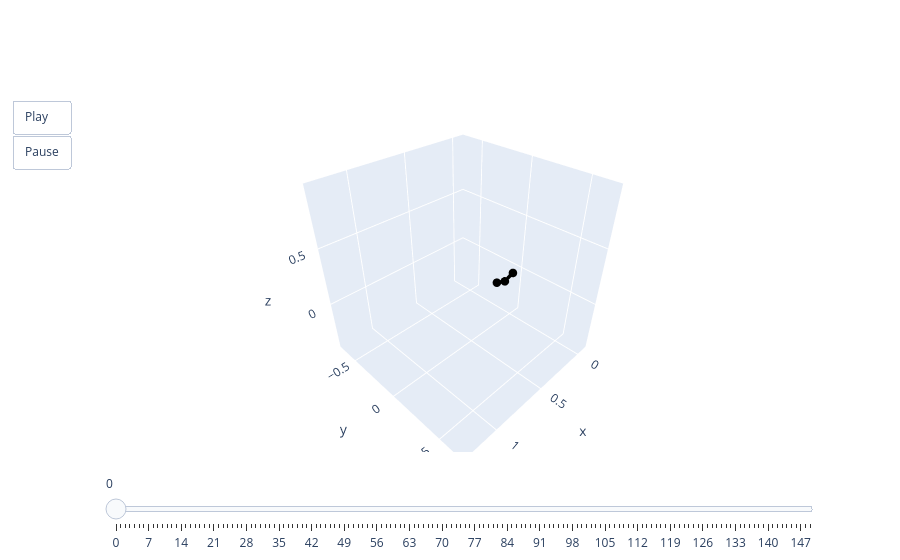

Source (notebook cell):
### Code cell
animate(pred[0])

### Figure 1 — Plotly figure (JSON) as saved in the notebook; plotly's stock layout.template omitted (floating-point values rounded to 4 significant figures)
{"data": [{"line": {"color": "black", "width": 7}, "marker": {"size": 5}, "mode": "lines+markers", "type": "scatter3d", "x": [0, 0.1022, 0.2067], "y": [0, 0, 0], "z": [0, -0.03553, 0.004]}], "layout": {"scene": {"aspectmode": "cube", "xaxis": {"autorange": false, "range": [-0.12, 1.32]}, "yaxis": {"autorange": false, "range": [-0.72, 0.72]}, "zaxis": {"autorange": false, "range": [-0.4529, 0.9871]}}, "sliders": [{"steps": [{"args": [["0"], {"frame": {"duration": 0, "redraw": true}, "mode": "immediate"}], "label": "0", "method": "animate"}, {"args": [["1"], {"frame": {"duration": 0, "redraw": true}, "mode": "immediate"}], "label": "1", "method": "animate"}, {"args": [["2"], {"frame": {"duration": 0, "redraw": true}, "mode": "immediate"}], "label": "2", "method": "animate"}, {"args": [["3"], {"frame": {"duration": 0, "redraw": true}, "mode": "immediate"}], "label": "3", "method": "animate"}, {"args": [["4"], {"frame": {"duration": 0, "redraw": true}, "mode": "immediate"}], "label": "4", "method": "animate"}, {"args": [["5"], {"frame": {"duration": 0, "redraw": true}, "mode": "immediate"}], "label": "5", "method": "animate"}, {"args": [["6"], {"frame": {"duration": 0, "redraw": true}, "mode": "immediate"}], "label": "6", "method": "animate"}, {"args": [["7"], {"frame": {"duration": 0, "redraw": true}, "mode": "immediate"}], "label": "7", "method": "animate"}, {"args": [["8"], {"frame": {"duration": 0, "redraw": true}, "mode": "immediate"}], "label": "8", "method": "animate"}, {"args": [["9"], {"frame": {"duration": 0, "redraw": true}, "mode": "immediate"}], "label": "9", "method": "animate"}, {"args": [["10"], {"frame": {"duration": 0, "redraw": true}, "mode": "immediate"}], "label": "10", "method": "animate"}, {"args": [["11"], {"frame": {"duration": 0, "redraw": true}, "mode": "immediate"}], "label": "11", "method": "animate"}, {"args": [["12"], {"frame": {"duration": 0, "redraw": true}, "mode": "immediate"}], "label": "12", "method": "animate"}, {"args": [["13"], {"frame": {"duration": 0, "redraw": true}, "mode": "immediate"}], "label": "13", "method": "animate"}, {"args": [["14"], {"frame": {"duration": 0, "redraw": true}, "mode": "immediate"}], "label": "14", "method": "animate"}, {"args": [["15"], {"frame": {"duration": 0, "redraw": true}, "mode": "immediate"}], "label": "15", "method": "animate"}, {"args": [["16"], {"frame": {"duration": 0, "redraw": true}, "mode": "immediate"}], "label": "16", "method": "animate"}, {"args": [["17"], {"frame": {"duration": 0, "redraw": true}, "mode": "immediate"}], "label": "17", "method": "animate"}, {"args": [["18"], {"frame": {"duration": 0, "redraw": true}, "mode": "immediate"}], "label": "18", "method": "animate"}, {"args": [["19"], {"frame": {"duration": 0, "redraw": true}, "mode": "immediate"}], "label": "19", "method": "animate"}, {"args": [["20"], {"frame": {"duration": 0, "redraw": true}, "mode": "immediate"}], "label": "20", "method": "animate"}, {"args": [["21"], {"frame": {"duration": 0, "redraw": true}, "mode": "immediate"}], "label": "21", "method": "animate"}, {"args": [["22"], {"frame": {"duration": 0, "redraw": true}, "mode": "immediate"}], "label": "22", "method": "animate"}, {"args": [["23"], {"frame": {"duration": 0, "redraw": true}, "mode": "immediate"}], "label": "23", "method": "animate"}, {"args": [["24"], {"frame": {"duration": 0, "redraw": true}, "mode": "immediate"}], "label": "24", "method": "animate"}, {"args": [["25"], {"frame": {"duration": 0, "redraw": true}, "mode": "immediate"}], "label": "25", "method": "animate"}, {"args": [["26"], {"frame": {"duration": 0, "redraw": true}, "mode": "immediate"}], "label": "26", "method": "animate"}, {"args": [["27"], {"frame": {"duration": 0, "redraw": true}, "mode": "immediate"}], "label": "27", "method": "animate"}, {"args": [["28"], {"frame": {"duration": 0, "redraw": true}, "mode": "immediate"}], "label": "28", "method": "animate"}, {"args": [["29"], {"frame": {"duration": 0, "redraw": true}, "mode": "immediate"}], "label": "29", "method": "animate"}, {"args": [["30"], {"frame": {"duration": 0, "redraw": true}, "mode": "immediate"}], "label": "30", "method": "animate"}, {"args": [["31"], {"frame": {"duration": 0, "redraw": true}, "mode": "immediate"}], "label": "31", "method": "animate"}, {"args": [["32"], {"frame": {"duration": 0, "redraw": true}, "mode": "immediate"}], "label": "32", "method": "animate"}, {"args": [["33"], {"frame": {"duration": 0, "redraw": true}, "mode": "immediate"}], "label": "33", "method": "animate"}, {"args": [["34"], {"frame": {"duration": 0, "redraw": true}, "mode": "immediate"}], "label": "34", "method": "animate"}, {"args": [["35"], {"frame": {"duration": 0, "redraw": true}, "mode": "immediate"}], "label": "35", "method": "animate"}, {"args": [["36"], {"frame": {"duration": 0, "redraw": true}, "mode": "immediate"}], "label": "36", "method": "animate"}, {"args": [["37"], {"frame": {"duration": 0, "redraw": true}, "mode": "immediate"}], "label": "37", "method": "animate"}, {"args": [["38"], {"frame": {"duration": 0, "redraw": true}, "mode": "immediate"}], "label": "38", "method": "animate"}, {"args": [["39"], {"frame": {"duration": 0, "redraw": true}, "mode": "immediate"}], "label": "39", "method": "animate"}, {"args": [["40"], {"frame": {"duration": 0, "redraw": true}, "mode": "immediate"}], "label": "40", "method": "animate"}, {"args": [["41"], {"frame": {"duration": 0, "redraw": true}, "mode": "immediate"}], "label": "41", "method": "animate"}, {"args": [["42"], {"frame": {"duration": 0, "redraw": true}, "mode": "immediate"}], "label": "42", "method": "animate"}, {"args": [["43"], {"frame": {"duration": 0, "redraw": true}, "mode": "immediate"}], "label": "43", "method": "animate"}, {"args": [["44"], {"frame": {"duration": 0, "redraw": true}, "mode": "immediate"}], "label": "44", "method": "animate"}, {"args": [["45"], {"frame": {"duration": 0, "redraw": true}, "mode": "immediate"}], "label": "45", "method": "animate"}, {"args": [["46"], {"frame": {"duration": 0, "redraw": true}, "mode": "immediate"}], "label": "46", "method": "animate"}, {"args": [["47"], {"frame": {"duration": 0, "redraw": true}, "mode": "immediate"}], "label": "47", "method": "animate"}, {"args": [["48"], {"frame": {"duration": 0, "redraw": true}, "mode": "immediate"}], "label": "48", "method": "animate"}, {"args": [["49"], {"frame": {"duration": 0, "redraw": true}, "mode": "immediate"}], "label": "49", "method": "animate"}, {"args": [["50"], {"frame": {"duration": 0, "redraw": true}, "mode": "immediate"}], "label": "50", "method": "animate"}, {"args": [["51"], {"frame": {"duration": 0, "redraw": true}, "mode": "immediate"}], "label": "51", "method": "animate"}, {"args": [["52"], {"frame": {"duration": 0, "redraw": true}, "mode": "immediate"}], "label": "52", "method": "animate"}, {"args": [["53"], {"frame": {"duration": 0, "redraw": true}, "mode": "immediate"}], "label": "53", "method": "animate"}, {"args": [["54"], {"frame": {"duration": 0, "redraw": true}, "mode": "immediate"}], "label": "54", "method": "animate"}, {"args": [["55"], {"frame": {"duration": 0, "redraw": true}, "mode": "immediate"}], "label": "55", "method": "animate"}, {"args": [["56"], {"frame": {"duration": 0, "redraw": true}, "mode": "immediate"}], "label": "56", "method": "animate"}, {"args": [["57"], {"frame": {"duration": 0, "redraw": true}, "mode": "immediate"}], "label": "57", "method": "animate"}, {"args": [["58"], {"frame": {"duration": 0, "redraw": true}, "mode": "immediate"}], "label": "58", "method": "animate"}, {"args": [["59"], {"frame": {"duration": 0, "redraw": true}, "mode": "immediate"}], "label": "59", "method": "animate"}, {"args": [["60"], {"frame": {"duration": 0, "redraw": true}, "mode": "immediate"}], "label": "60", "method": "animate"}, {"args": [["61"], {"frame": {"duration": 0, "redraw": true}, "mode": "immediate"}], "label": "61", "method": "animate"}, {"args": [["62"], {"frame": {"duration": 0, "redraw": true}, "mode": "immediate"}], "label": "62", "method": "animate"}, {"args": [["63"], {"frame": {"duration": 0, "redraw": true}, "mode": "immediate"}], "label": "63", "method": "animate"}, {"args": [["64"], {"frame": {"duration": 0, "redraw": true}, "mode": "immediate"}], "label": "64", "method": "animate"}, {"args": [["65"], {"frame": {"duration": 0, "redraw": true}, "mode": "immediate"}], "label": "65", "method": "animate"}, {"args": [["66"], {"frame": {"duration": 0, "redraw": true}, "mode": "immediate"}], "label": "66", "method": "animate"}, {"args": [["67"], {"frame": {"duration": 0, "redraw": true}, "mode": "immediate"}], "label": "67", "method": "animate"}, {"args": [["68"], {"frame": {"duration": 0, "redraw": true}, "mode": "immediate"}], "label": "68", "method": "animate"}, {"args": [["69"], {"frame": {"duration": 0, "redraw": true}, "mode": "immediate"}], "label": "69", "method": "animate"}, {"args": [["70"], {"frame": {"duration": 0, "redraw": true}, "mode": "immediate"}], "label": "70", "method": "animate"}, {"args": [["71"], {"frame": {"duration": 0, "redraw": true}, "mode": "immediate"}], "label": "71", "method": "animate"}, {"args": [["72"], {"frame": {"duration": 0, "redraw": true}, "mode": "immediate"}], "label": "72", "method": "animate"}, {"args": [["73"], {"frame": {"duration": 0, "redraw": true}, "mode": "immediate"}], "label": "73", "method": "animate"}, {"args": [["74"], {"frame": {"duration": 0, "redraw": true}, "mode": "immediate"}], "label": "74", "method": "animate"}, {"args": [["75"], {"frame": {"duration": 0, "redraw": true}, "mode": "immediate"}], "label": "75", "method": "animate"}, {"args": [["76"], {"frame": {"duration": 0, "redraw": true}, "mode": "immediate"}], "label": "76", "method": "animate"}, {"args": [["77"], {"frame": {"duration": 0, "redraw": true}, "mode": "immediate"}], "label": "77", "method": "animate"}, {"args": [["78"], {"frame": {"duration": 0, "redraw": true}, "mode": "immediate"}], "label": "78", "method": "animate"}, {"args": [["79"], {"frame": {"duration": 0, "redraw": true}, "mode": "immediate"}], "label": "79", "method": "animate"}, {"args": [["80"], {"frame": {"duration": 0, "redraw": true}, "mode": "immediate"}], "label": "80", "method": "animate"}, {"args": [["81"], {"frame": {"duration": 0, "redraw": true}, "mode": "immediate"}], "label": "81", "method": "animate"}, {"args": [["82"], {"frame": {"duration": 0, "redraw": true}, "mode": "immediate"}], "label": "82", "method": "animate"}, {"args": [["83"], {"frame": {"duration": 0, "redraw": true}, "mode": "immediate"}], "label": "83", "method": "animate"}, {"args": [["84"], {"frame": {"duration": 0, "redraw": true}, "mode": "immediate"}], "label": "84", "method": "animate"}, {"args": [["85"], {"frame": {"duration": 0, "redraw": true}, "mode": "immediate"}], "label": "85", "method": "animate"}, {"args": [["86"], {"frame": {"duration": 0, "redraw": true}, "mode": "immediate"}], "label": "86", "method": "animate"}, {"args": [["87"], {"frame": {"duration": 0, "redraw": true}, "mode": "immediate"}], "label": "87", "method": "animate"}, {"args": [["88"], {"frame": {"duration": 0, "redraw": true}, "mode": "immediate"}], "label": "88", "method": "animate"}, {"args": [["89"], {"frame": {"duration": 0, "redraw": true}, "mode": "immediate"}], "label": "89", "method": "animate"}, {"args": [["90"], {"frame": {"duration": 0, "redraw": true}, "mode": "immediate"}], "label": "90", "method": "animate"}, {"args": [["91"], {"frame": {"duration": 0, "redraw": true}, "mode": "immediate"}], "label": "91", "method": "animate"}, {"args": [["92"], {"frame": {"duration": 0, "redraw": true}, "mode": "immediate"}], "label": "92", "method": "animate"}, {"args": [["93"], {"frame": {"duration": 0, "redraw": true}, "mode": "immediate"}], "label": "93", "method": "animate"}, {"args": [["94"], {"frame": {"duration": 0, "redraw": true}, "mode": "immediate"}], "label": "94", "method": "animate"}, {"args": [["95"], {"frame": {"duration": 0, "redraw": true}, "mode": "immediate"}], "label": "95", "method": "animate"}, {"args": [["96"], {"frame": {"duration": 0, "redraw": true}, "mode": "immediate"}], "label": "96", "method": "animate"}, {"args": [["97"], {"frame": {"duration": 0, "redraw": true}, "mode": "immediate"}], "label": "97", "method": "animate"}, {"args": [["98"], {"frame": {"duration": 0, "redraw": true}, "mode": "immediate"}], "label": "98", "method": "animate"}, {"args": [["99"], {"frame": {"duration": 0, "redraw": true}, "mode": "immediate"}], "label": "99", "method": "animate"}, {"args": [["100"], {"frame": {"duration": 0, "redraw": true}, "mode": "immediate"}], "label": "100", "method": "animate"}, {"args": [["101"], {"frame": {"duration": 0, "redraw": true}, "mode": "immediate"}], "label": "101", "method": "animate"}, {"args": [["102"], {"frame": {"duration": 0, "redraw": true}, "mode": "immediate"}], "label": "102", "method": "animate"}, {"args": [["103"], {"frame": {"duration": 0, "redraw": true}, "mode": "immediate"}], "label": "103", "method": "animate"}, {"args": [["104"], {"frame": {"duration": 0, "redraw": true}, "mode": "immediate"}], "label": "104", "method": "animate"}, {"args": [["105"], {"frame": {"duration": 0, "redraw": true}, "mode": "immediate"}], "label": "105", "method": "animate"}, {"args": [["106"], {"frame": {"duration": 0, "redraw": true}, "mode": "immediate"}], "label": "106", "method": "animate"}, {"args": [["107"], {"frame": {"duration": 0, "redraw": true}, "mode": "immediate"}], "label": "107", "method": "animate"}, {"args": [["108"], {"frame": {"duration": 0, "redraw": true}, "mode": "immediate"}], "label": "108", "method": "animate"}, {"args": [["109"], {"frame": {"duration": 0, "redraw": true}, "mode": "immediate"}], "label": "109", "method": "animate"}, {"args": [["110"], {"frame": {"duration": 0, "redraw": true}, "mode": "immediate"}], "label": "110", "method": "animate"}, {"args": [["111"], {"frame": {"duration": 0, "redraw": true}, "mode": "immediate"}], "label": "111", "method": "animate"}, {"args": [["112"], {"frame": {"duration": 0, "redraw": true}, "mode": "immediate"}], "label": "112", "method": "animate"}, {"args": [["113"], {"frame": {"duration": 0, "redraw": true}, "mode": "immediate"}], "label": "113", "method": "animate"}, {"args": [["114"], {"frame": {"duration": 0, "redraw": true}, "mode": "immediate"}], "label": "114", "method": "animate"}, {"args": [["115"], {"frame": {"duration": 0, "redraw": true}, "mode": "immediate"}], "label": "115", "method": "animate"}, {"args": [["116"], {"frame": {"duration": 0, "redraw": true}, "mode": "immediate"}], "label": "116", "method": "animate"}, {"args": [["117"], {"frame": {"duration": 0, "redraw": true}, "mode": "immediate"}], "label": "117", "method": "animate"}, {"args": [["118"], {"frame": {"duration": 0, "redraw": true}, "mode": "immediate"}], "label": "118", "method": "animate"}, {"args": [["119"], {"frame": {"duration": 0, "redraw": true}, "mode": "immediate"}], "label": "119", "method": "animate"}, {"args": [["120"], {"frame": {"duration": 0, "redraw": true}, "mode": "immediate"}], "label": "120", "method": "animate"}, {"args": [["121"], {"frame": {"duration": 0, "redraw": true}, "mode": "immediate"}], "label": "121", "method": "animate"}, {"args": [["122"], {"frame": {"duration": 0, "redraw": true}, "mode": "immediate"}], "label": "122", "method": "animate"}, {"args": [["123"], {"frame": {"duration": 0, "redraw": true}, "mode": "immediate"}], "label": "123", "method": "animate"}, {"args": [["124"], {"frame": {"duration": 0, "redraw": true}, "mode": "immediate"}], "label": "124", "method": "animate"}, {"args": [["125"], {"frame": {"duration": 0, "redraw": true}, "mode": "immediate"}], "label": "125", "method": "animate"}, {"args": [["126"], {"frame": {"duration": 0, "redraw": true}, "mode": "immediate"}], "label": "126", "method": "animate"}, {"args": [["127"], {"frame": {"duration": 0, "redraw": true}, "mode": "immediate"}], "label": "127", "method": "animate"}, {"args": [["128"], {"frame": {"duration": 0, "redraw": true}, "mode": "immediate"}], "label": "128", "method": "animate"}, {"args": [["129"], {"frame": {"duration": 0, "redraw": true}, "mode": "immediate"}], "label": "129", "method": "animate"}, {"args": [["130"], {"frame": {"duration": 0, "redraw": true}, "mode": "immediate"}], "label": "130", "method": "animate"}, {"args": [["131"], {"frame": {"duration": 0, "redraw": true}, "mode": "immediate"}], "label": "131", "method": "animate"}, {"args": [["132"], {"frame": {"duration": 0, "redraw": true}, "mode": "immediate"}], "label": "132", "method": "animate"}, {"args": [["133"], {"frame": {"duration": 0, "redraw": true}, "mode": "immediate"}], "label": "133", "method": "animate"}, {"args": [["134"], {"frame": {"duration": 0, "redraw": true}, "mode": "immediate"}], "label": "134", "method": "animate"}, {"args": [["135"], {"frame": {"duration": 0, "redraw": true}, "mode": "immediate"}], "label": "135", "method": "animate"}, {"args": [["136"], {"frame": {"duration": 0, "redraw": true}, "mode": "immediate"}], "label": "136", "method": "animate"}, {"args": [["137"], {"frame": {"duration": 0, "redraw": true}, "mode": "immediate"}], "label": "137", "method": "animate"}, {"args": [["138"], {"frame": {"duration": 0, "redraw": true}, "mode": "immediate"}], "label": "138", "method": "animate"}, {"args": [["139"], {"frame": {"duration": 0, "redraw": true}, "mode": "immediate"}], "label": "139", "method": "animate"}, {"args": [["140"], {"frame": {"duration": 0, "redraw": true}, "mode": "immediate"}], "label": "140", "method": "animate"}, {"args": [["141"], {"frame": {"duration": 0, "redraw": true}, "mode": "immediate"}], "label": "141", "method": "animate"}, {"args": [["142"], {"frame": {"duration": 0, "redraw": true}, "mode": "immediate"}], "label": "142", "method": "animate"}, {"args": [["143"], {"frame": {"duration": 0, "redraw": true}, "mode": "immediate"}], "label": "143", "method": "animate"}, {"args": [["144"], {"frame": {"duration": 0, "redraw": true}, "mode": "immediate"}], "label": "144", "method": "animate"}, {"args": [["145"], {"frame": {"duration": 0, "redraw": true}, "mode": "immediate"}], "label": "145", "method": "animate"}, {"args": [["146"], {"frame": {"duration": 0, "redraw": true}, "mode": "immediate"}], "label": "146", "method": "animate"}, {"args": [["147"], {"frame": {"duration": 0, "redraw": true}, "mode": "immediate"}], "label": "147", "method": "animate"}, {"args": [["148"], {"frame": {"duration": 0, "redraw": true}, "mode": "immediate"}], "label": "148", "method": "animate"}, {"args": [["149"], {"frame": {"duration": 0, "redraw": true}, "mode": "immediate"}], "label": "149", "method": "animate"}]}], "updatemenus": [{"buttons": [{"args": [null, {"frame": {"duration": 50, "redraw": true}, "fromcurrent": true}], "label": "Play", "method": "animate"}, {"args": [[null], {"frame": {"duration": 0, "redraw": true}, "mode": "immediate"}], "label": "Pause", "method": "animate"}], "showactive": false, "type": "buttons"}]}}
